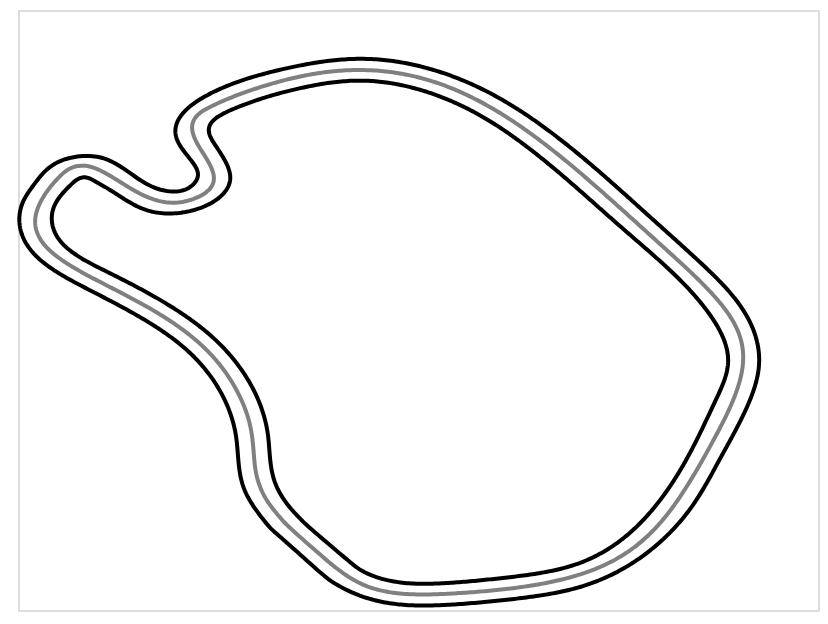

Notebook cell for this chart:
### Code cell
c.populate_circuit()
c.chart()

### Figure 1 — Vega-Lite specification as saved in the notebook (floating-point values rounded to 4 significant figures; data arrays with more than 128 entries replaced by an {"elided": "..."} marker saying what was removed)
{"config": {"view": {"continuousWidth": 400, "continuousHeight": 300}}, "data": {"name": "data-b9b60d0a28abaaefcaa0963b64f19c57"}, "mark": "line", "encoding": {"color": {"field": "curve", "legend": null, "scale": {"domain": ["interior", "middle", "exterior", "lapA", "lapB"], "range": ["black", "grey", "black", "#4E79A7", "#F28E2B"]}, "type": "nominal"}, "detail": {"field": "curve", "type": "nominal"}, "order": {"field": "index", "type": "ordinal"}, "x": {"axis": null, "field": "x", "type": "quantitative"}, "y": {"axis": null, "field": "y", "type": "quantitative"}}, "$schema": "https://vega.github.io/schema/vega-lite/v4.17.0.json", "datasets": {"data-b9b60d0a28abaaefcaa0963b64f19c57": {"elided": "3000 records"}}}
